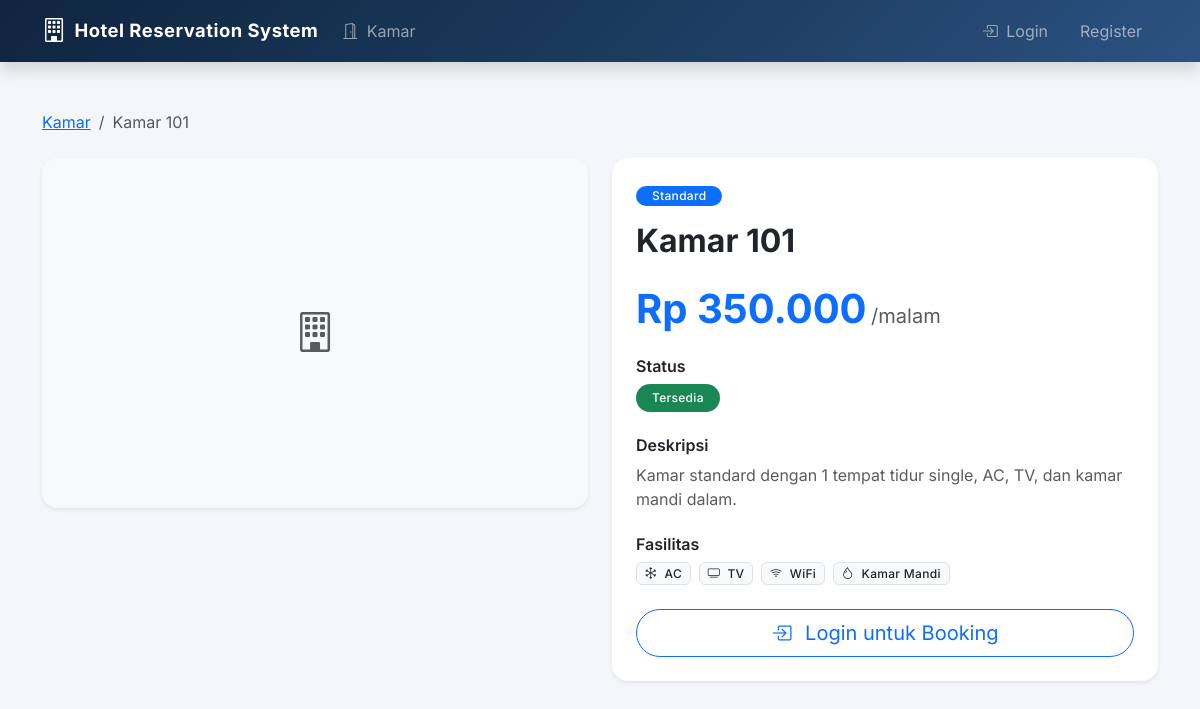
Screenshot of /public/rooms/detail/1 with the database file from the repository.
### tables this page shows
CREATE TABLE rooms (
    id_room      INT AUTO_INCREMENT PRIMARY KEY,
    nomor_kamar  VARCHAR(10) NOT NULL UNIQUE,
    tipe_kamar   VARCHAR(50) NOT NULL COMMENT 'standard, deluxe, suite',
    harga        DECIMAL(12,2) NOT NULL,
    status       ENUM('tersedia', 'terisi', 'maintenance') DEFAULT 'tersedia',
    deskripsi    TEXT,
    gambar       VARCHAR(255) DEFAULT NULL,
    created_at   DATETIME DEFAULT CURRENT_TIMESTAMP
);

### app/controllers/RoomController.php (called while the page is built, shortened)
<?php
class RoomController extends Controller
{
    public function detail($id)
    {
        $roomModel = $this->model('Room');
        $room = $roomModel->findById($id);
        $this->view('rooms/detail', ['room' => $room]);
    }
}

### public/index.php (called while the page is built, shortened)
<?php
require_once __DIR__ . '/../app/core/Database.php';
require_once __DIR__ . '/../app/core/App.php';
require_once __DIR__ . '/../app/core/Controller.php';
require_once __DIR__ . '/../app/core/Middleware.php';
App::run();

### app/core/Database.php (called while the page is built, shortened)
<?php
class Database
{
    private static $instance = null;
    private $pdo;
    private $stmt;
    private function __construct()
    {
        $dsn = 'mysql:host=' . DB_HOST . ';dbname=' . DB_NAME . ';charset=utf8mb4';
        $options = [
            PDO::ATTR_ERRMODE            => PDO::ERRMODE_EXCEPTION,
            PDO::ATTR_DEFAULT_FETCH_MODE => PDO::FETCH_OBJ,
            PDO::ATTR_EMULATE_PREPARES   => false,
        ];
        try {
            $this->pdo = new PDO($dsn, DB_USER, DB_PASS, $options);
        } catch (PDOException $e) {
            die('Koneksi database gagal: ' . $e->getMessage());
        }
    }
    public static function getInstance()
    {
        if (self::$instance === null) {
            self::$instance = new self();
        }
        return self::$instance;
    }
    public function query($sql)
    {
        $this->stmt = $this->pdo->prepare($sql);
        return $this;
    }
    public function bind($param, $value, $type = null)
    {
        if (is_null($type)) {
            switch (true) {
                default:                $type = PDO::PARAM_STR;  break;
            }
        }
        $this->stmt->bindValue($param, $value, $type);
        return $this;
    }
    public function execute()
    {
        return $this->stmt->execute();
    }
    public function single()
    {
        $this->execute();
        return $this->stmt->fetch();
    }
}

### app/models/Room.php (called while the page is built, shortened)
<?php
class Room
{
    private $db;
    public function __construct()
    {
        $this->db = Database::getInstance();
    }
    public function findById($id)
    {
        $this->db->query("SELECT * FROM rooms WHERE id_room = :id");
        $this->db->bind(':id', $id);
        return $this->db->single();
    }
}

### app/core/Middleware.php (called while the page is built, shortened)
<?php
class Middleware
{
    public static function check()
    {
        return isset($_SESSION['user']);
    }
}

### app/views/rooms/detail.php (the view, shortened to what this page needs)
<?php require_once __DIR__ . '/../layouts/header.php'; ?>
<?php require_once __DIR__ . '/../layouts/navbar.php'; ?>
<div class="container py-5">
    <nav aria-label="breadcrumb" class="mb-4">
        <ol class="breadcrumb">
            <li class="breadcrumb-item"><a href="<?= BASE_URL ?>/rooms">Kamar</a></li>
            <li class="breadcrumb-item active">Kamar <?= $room->nomor_kamar ?></li>
        </ol>
    </nav>
    <div class="row g-4">
        <div class="col-lg-6">
            <div class="card border-0 shadow-sm rounded-4 overflow-hidden">
                <?php if ($room->gambar): ?>
                    <img src="<?= BASE_URL ?>/uploads/<?= $room->gambar ?>" class="img-fluid" alt="Kamar <?= $room->nomor_kamar ?>">
                <?php else: ?>
                    <div class="bg-light d-flex align-items-center justify-content-center" style="height: 350px;">
                        <i class="bi bi-building fs-1 text-muted"></i>
                    </div>
                <?php endif; ?>
            </div>
        </div>
        <div class="col-lg-6">
            <div class="card border-0 shadow-sm rounded-4">
                <div class="card-body p-4">
                    <span class="badge bg-primary rounded-pill px-3 mb-3"><?= $room->tipe_kamar ?></span>
                    <h2 class="fw-bold">Kamar <?= htmlspecialchars($room->nomor_kamar) ?></h2>
                    <div class="my-4">
                        <span class="display-6 fw-bold text-primary">Rp <?= number_format($room->harga, 0, ',', '.') ?></span>
                        <span class="text-muted fs-5">/malam</span>
                    </div>
                    <div class="mb-4">
                        <h6 class="fw-semibold mb-2">Status</h6>
                        <?php
                        $statusClass = match($room->status) {
                            'tersedia' => 'success',
                            'terisi' => 'danger',
                            'maintenance' => 'warning',
                            default => 'secondary'
                        };
                        ?>
                        <span class="badge bg-<?= $statusClass ?> rounded-pill px-3 py-2">
                            <?= ucfirst($room->status) ?>
                        </span>
                    </div>
                    <div class="mb-4">
                        <h6 class="fw-semibold mb-2">Deskripsi</h6>
                        <p class="text-muted"><?= htmlspecialchars($room->deskripsi ?? 'Kamar nyaman dengan fasilitas lengkap.') ?></p>
                    </div>
                    <div class="mb-4">
                        <h6 class="fw-semibold mb-2">Fasilitas</h6>
                        <div class="d-flex flex-wrap gap-2">
                            <span class="badge bg-light text-dark border"><i class="bi bi-snow me-1"></i> AC</span>
                            <span class="badge bg-light text-dark border"><i class="bi bi-tv me-1"></i> TV</span>
                            <span class="badge bg-light text-dark border"><i class="bi bi-wifi me-1"></i> WiFi</span>
                            <span class="badge bg-light text-dark border"><i class="bi bi-droplet me-1"></i> Kamar Mandi</span>
                        </div>
                    </div>
                    <?php if ($room->status === 'tersedia' && Middleware::check() && Middleware::user()->role === 'user'): ?>
                        <a href="<?= BASE_URL ?>/booking/create/<?= $room->id_room ?>" class="btn btn-primary btn-lg w-100 rounded-pill">
                            <i class="bi bi-calendar-check me-2"></i> Booking Sekarang
                        </a>
                    <?php elseif (!Middleware::check()): ?>
                        <a href="<?= BASE_URL ?>/login" class="btn btn-outline-primary btn-lg w-100 rounded-pill">
                            <i class="bi bi-box-arrow-in-right me-2"></i> Login untuk Booking
                        </a>
                    <?php elseif ($room->status !== 'tersedia'): ?>
                        <button class="btn btn-secondary btn-lg w-100 rounded-pill" disabled>
                            Kamar Tidak Tersedia
                        </button>
                    <?php endif; ?>
                </div>
            </div>
        </div>
    </div>
</div>
<?php require_once __DIR__ . '/../layouts/footer.php'; ?>

### app/core/App.php (shortened to what this page needs)
<?php
class App
{
    private static $routes = [];
    public static function get($path, $action)
    {
        self::$routes['GET'][$path] = $action;
    }
    public static function post($path, $action)
    {
        self::$routes['POST'][$path] = $action;
    }
    public static function run()
    {
        $url = isset($_GET['url']) ? '/' . trim($_GET['url'], '/') : '/';
        $method = $_SERVER['REQUEST_METHOD'];
        if (isset(self::$routes[$method])) {
            foreach (self::$routes[$method] as $route => $action) {
                $pattern = preg_replace('/\{([a-zA-Z]+)\}/', '(\d+)', $route);
                $pattern = '#^' . $pattern . '$#';
                if (preg_match($pattern, $url, $matches)) {
                    array_shift($matches);
                    list($controllerName, $methodName) = explode('@', $action);
                    $controllerFile = __DIR__ . '/../controllers/' . $controllerName . '.php';
                    if (file_exists($controllerFile)) {
                        $controller = new $controllerName();
                        call_user_func_array([$controller, $methodName], $matches);
                        break;
                    }
                }
            }
        }
    }
}

### public/css/style.css (style rules this page uses)
:root { --primary: #1a3a5c; --primary-light: #2c5282; --primary-dark: #0f2440; --accent: #c9a84c; --accent-light: #e8d5a3; --success: #2d9f5c; --bg-light: #f4f6f9; --text-dark: #1a2332; --text-muted: #6b7a8d; --card-shadow: 0 2px 16px rgba(26, 58, 92, 0.08); --transition: all 0.3s ease; }
body { font-family: 'Inter', -apple-system, BlinkMacSystemFont, sans-serif; background-color: var(--bg-light); color: var(--text-dark); }
.card { border-radius: 1rem; }
.rounded-4 { border-radius: 1rem !important; }
.badge { font-weight: 500; letter-spacing: 0.3px; }

### rows the page displays
rooms: nomor_kamar "101", tipe_kamar "Standard", harga "350.000", status "Tersedia", deskripsi "Kamar standard dengan 1 tempat tidur single, AC, TV, dan kamar mandi dalam."
